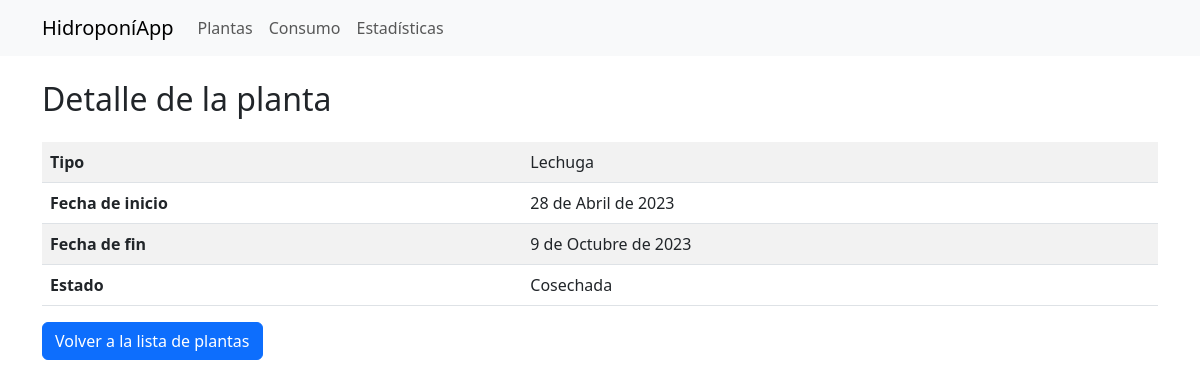
The app's page /planta/4/ with its own data.
### hidroponiapp/models.py (models this page shows, shortened)
class Planta(models.Model):
    VIVA = 'Viva'
    MUERTA = 'Muerta'
    COSECHADA = 'Cosechada'
    TIPOS_DE_PLANTAS = (
        ('Lechuga', 'Lechuga'),
        ('Espinaca', 'Espinaca'),
        ('Tomate', 'Tomate'),
    )
    ESTADOS_DE_PLANTAS = (
        ('Viva', 'Viva'),
        ('Muerta', 'Muerta'),
        ('Cosechada', 'Cosechada'),
    )
    tipo = models.CharField(max_length=20, choices=TIPOS_DE_PLANTAS)
    fecha_inicio = models.DateField(default=timezone.now)  # Establecer la fecha de inicio predeterminada como "ahora"
    fecha_fin = models.DateField(blank=True, null=True)
    estado = models.CharField(max_length=10, choices=ESTADOS_DE_PLANTAS, default='Viva')

### hidroponiapp/views.py (the view)
# urls.py: path('planta/<int:planta_id>/', views.planta_detalle, name='planta_detalle'),
def planta_detalle(request, planta_id):
    planta = get_object_or_404(Planta, id=planta_id)
    context = {
        'planta': planta,
    }
    return render(request, 'hidroponiapp/planta_detalle.html', context)

### templates/hidroponiapp/planta_detalle.html
{% extends "base.html" %}
{% block content %}
  <h2 class="mt-4 mb-4">Detalle de la planta</h2>
  <table class="table table-striped">
    <tbody>
      <tr>
        <th>Tipo</th>
        <td>{{ planta.tipo }}</td>
      </tr>
      <tr>
        <th>Fecha de inicio</th>
        <td>{{ planta.fecha_inicio }}</td>
      </tr>
      <tr>
        <th>Fecha de fin</th>
        <td>{{ planta.fecha_fin }}</td>
      </tr>
      <tr>
        <th>Estado</th>
        <td>{{ planta.estado }}</td>
      </tr>
    </tbody>
  </table>
  <a href="{% url 'plantas' %}" class="btn btn-primary">Volver a la lista de plantas</a>
{% endblock %}

### records on screen
Planta: tipo "Lechuga", fecha_inicio "28 de Abril de 2023", fecha_fin "9 de Octubre de 2023", estado "Cosechada"
